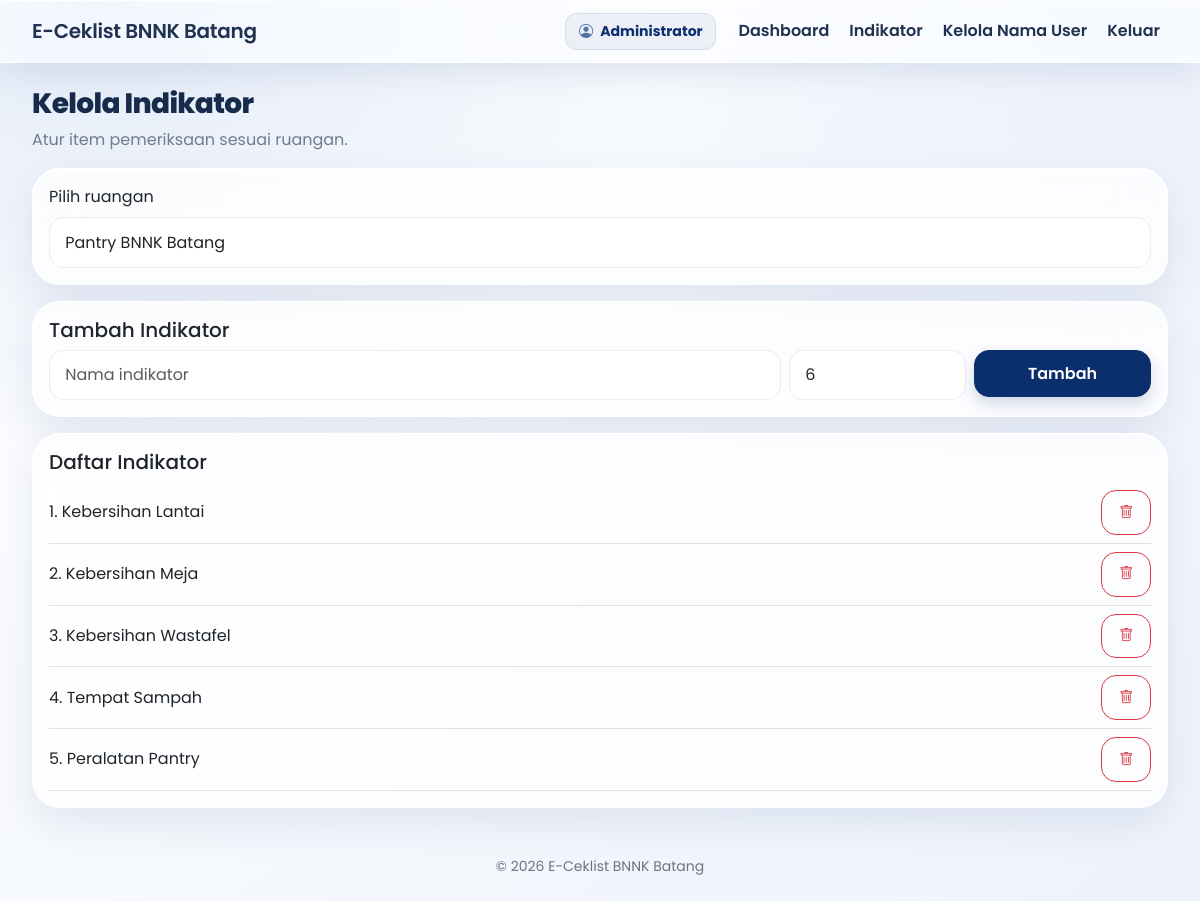
The page /admin/kelola_indikator.php (signed in) on the database its author committed.
### tables this page shows
CREATE TABLE indikator_ruangan (
 id INT AUTO_INCREMENT PRIMARY KEY,
 ruangan_id INT NOT NULL,
 nama_indikator VARCHAR(180) NOT NULL,
 urutan INT NOT NULL DEFAULT 1,
 CONSTRAINT fk_indikator_ruangan FOREIGN KEY (ruangan_id) REFERENCES ruangan(id) ON DELETE CASCADE
);

### config/koneksi.php (called while the page is built, shortened)
<?php
function e($value): string {
    return htmlspecialchars((string)($value ?? ''), ENT_QUOTES, 'UTF-8');
}
function stmt_rows(mysqli_stmt $stmt): array {
    $result = $stmt->get_result();
    return $result ? $result->fetch_all(MYSQLI_ASSOC) : [];
}

### admin/kelola_indikator.php (the view, shortened to what this page needs)
<?php
require_once __DIR__.'/../config/koneksi.php';require_role(['admin']);
$rooms=$conn->query('SELECT * FROM ruangan ORDER BY nama_ruangan')->fetch_all(MYSQLI_ASSOC);$rid=(int)($_GET['ruangan']??($rooms[0]['id']??0));
$s=$conn->prepare('SELECT * FROM indikator_ruangan WHERE ruangan_id=? ORDER BY urutan,id');$s->bind_param('i',$rid);$s->execute();$items=stmt_rows($s);$page_title='Kelola Indikator';include __DIR__.'/../includes/header.php';
?>
<h1 class="h3 page-heading">Kelola Indikator</h1><p class="muted">Atur item pemeriksaan sesuai ruangan.</p>
<form method="get" class="card p-3 mb-3"><label class="form-label">Pilih ruangan</label><select class="form-select" name="ruangan" onchange="this.form.submit()"><?php foreach($rooms as $r): ?><option value="<?= (int)$r['id'] ?>" <?= $rid===(int)$r['id']?'selected':'' ?>><?= e($r['nama_ruangan']) ?></option><?php endforeach; ?></select></form>
<div class="card p-3 mb-3"><h2 class="h5">Tambah Indikator</h2><form method="post" class="row g-2"><input type="hidden" name="csrf" value="<?= e(csrf_token()) ?>"><input type="hidden" name="action" value="add"><input type="hidden" name="ruangan_id" value="<?= $rid ?>"><div class="col-md-8"><input class="form-control" name="nama_indikator" placeholder="Nama indikator" required></div><div class="col-md-2"><input class="form-control" type="number" min="1" name="urutan" value="<?= count($items)+1 ?>"></div><div class="col-md-2"><button class="btn btn-primary w-100">Tambah</button></div></form></div>
<div class="card p-3"><h2 class="h5">Daftar Indikator</h2><?php foreach($items as $it): ?><div class="d-flex justify-content-between align-items-center border-bottom py-2 gap-2"><span><?= (int)$it['urutan'] ?>. <?= e($it['nama_indikator']) ?></span><form method="post"><button class="btn btn-sm btn-outline-danger" data-confirm="Hapus indikator ini?"><i class="bi bi-trash"></i></button></form></div><?php endforeach; ?></div>
<?php include __DIR__.'/../includes/footer.php'; ?>

### includes/header.php (style rules this page uses)
:root { --violet:#0B2E6D;--violet-dark:#082454;--ink:#17243b;--muted:#6f7b91;--line:rgba(255,255,255,.92);--glass:rgba(255,255,255,.76) }
* { box-sizing:border-box }
body { min-height:100vh;color:var(--ink);font-family:'Poppins',sans-serif;background:radial-gradient(ellipse at 8% 0%,#e3ebf8 0,transparent 38%),radial-gradient(ellipse at 96% 12%,#edf2fb 0,transparent 34%),linear-gradient(135deg,#ffffff 0%,#f5f8fd 52%,#eef3fb 100%);background-attachment:fixed }
.card { background:var(--glass);backdrop-filter:blur(20px);-webkit-backdrop-filter:blur(20px);border:1px solid var(--line);border-radius:28px;box-shadow:0 16px 42px rgba(11,46,109,.09),inset 0 1px 0 #fff }
.btn { border-radius:15px;font-weight:600;padding:.68rem 1.05rem;transition:transform .18s,box-shadow .18s }
.btn-primary { background:var(--violet);border-color:var(--violet);box-shadow:0 7px 16px rgba(11,46,109,.18) }
.form-control,.form-select { border:1px solid rgba(125,125,165,.15);border-radius:15px;background:rgba(255,255,255,.78);padding:.76rem .95rem }
.page-heading { font-weight:750;letter-spacing:-.65px;color:#172b4b }
.muted { color:var(--muted) }

### rows shown on the page
indikator_ruangan: urutan "1", nama_indikator "Kebersihan Lantai"
indikator_ruangan: urutan "2", nama_indikator "Kebersihan Meja"
indikator_ruangan: urutan "3", nama_indikator "Kebersihan Wastafel"
indikator_ruangan: urutan "4", nama_indikator "Tempat Sampah"
indikator_ruangan: urutan "5", nama_indikator "Peralatan Pantry"

### other values the page prints
$_SESSION['user']['nama_lengkap'] "Administrator"
form field ruangan "Pantry BNNK Batang"
